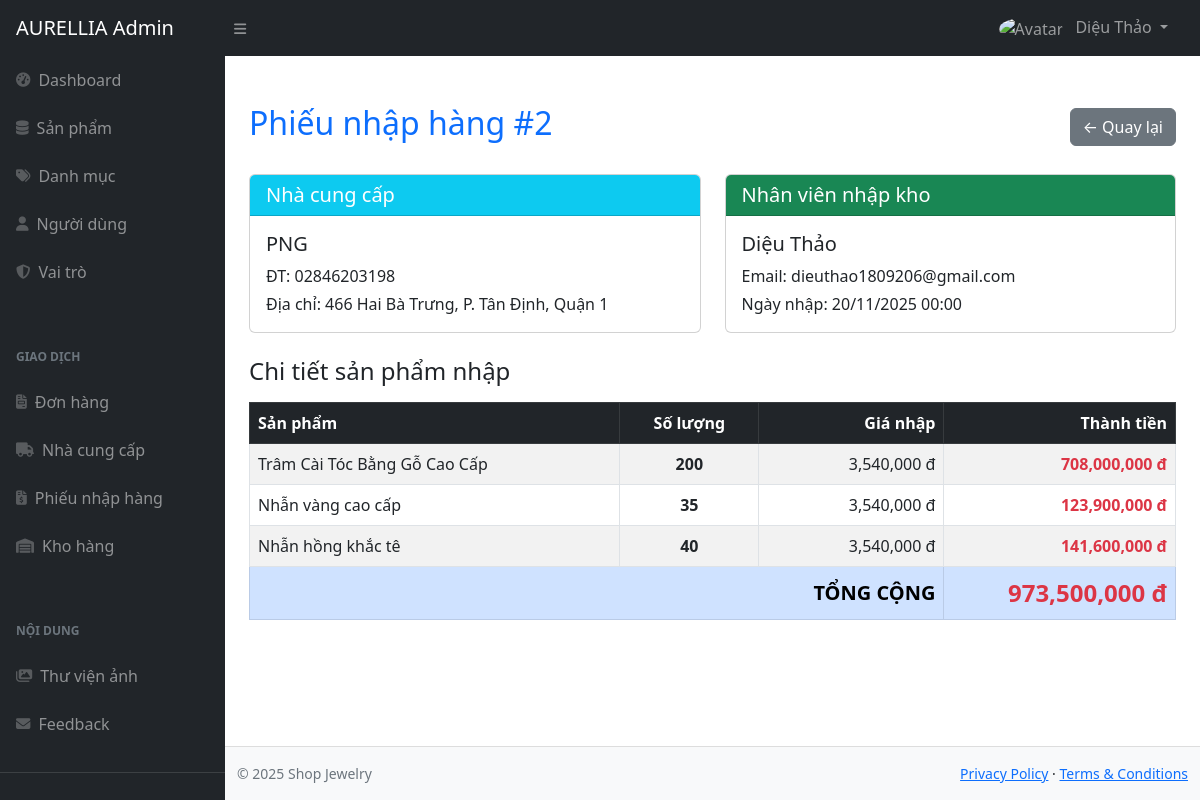
Page /admin/index.php?act=import-detail&id=2 (signed in) on the earlier database version.
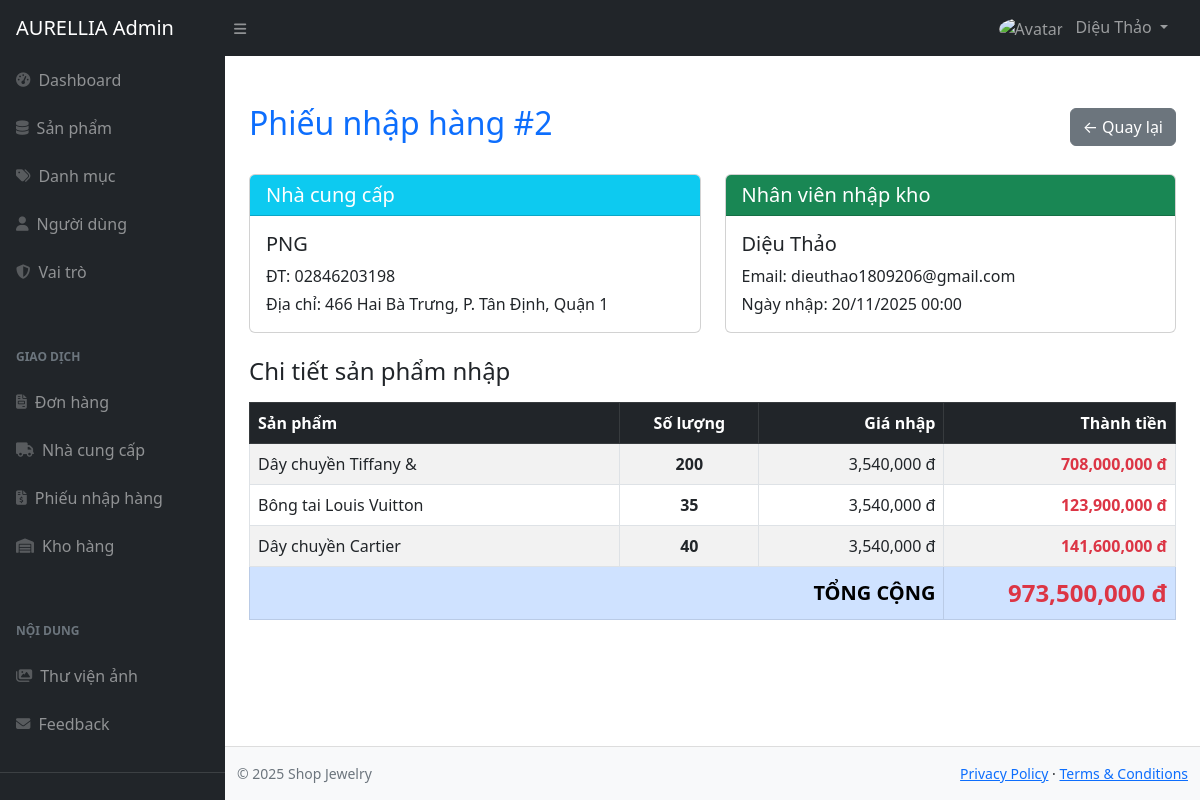
Same page on the later database version.
### tables this page shows
CREATE TABLE `importdetail` (
  `import_id` int(11) DEFAULT NULL,
  `product_id` int(11) DEFAULT NULL,
  `amount` int(11) DEFAULT NULL,
  `price` int(11) DEFAULT NULL,
  `total_price` int(11) DEFAULT NULL,
  `isDeleted` int(11) DEFAULT NULL
);

CREATE TABLE `product` (
  `id` int(11) NOT NULL,
  `title` varchar(255) NOT NULL,
  `price` int(11) NOT NULL,
  `category_id` int(11) DEFAULT NULL,
  `discount` int(11) DEFAULT NULL,
  `thumbnail` varchar(500) DEFAULT NULL,
  `image1` varchar(500) DEFAULT NULL,
  `image2` varchar(500) DEFAULT NULL,
  `description` varchar(500) DEFAULT NULL,
  `quantity` int(11) DEFAULT NULL,
  `created_at` date DEFAULT NULL,
  `updated_at` date DEFAULT NULL,
  `deleted` int(11) DEFAULT NULL,
  `isShow` int(11) DEFAULT 1,
  `isOutstanding` int(11) DEFAULT 1,
  `isNew` int(11) DEFAULT 1
);

### admin/controllers/ImportController.php (called while the page is built, shortened)
<?php
require "models/ImportModel.php";
class ImportController
{
    private $model;
    function __construct($db)
    {
        $this->model = new ImportModel($db);
    }
    function detail()
    {
        $id = (int)$_GET["id"];
        $import = $this->model->getById($id);
        $details = $this->model->getDetails($id);
        include "layouts/main.php";
    }
}

### admin/models/ImportModel.php (called while the page is built, shortened)
<?php
class ImportModel
{
    private $conn;
    function __construct($db)
    {
        $this->conn = $db;
    }
    function getById($id)
    {
        $sql = "
        SELECT import.*,
               supplier.name AS supplier_name,
               supplier.contact AS supplier_phone,
               supplier.address AS supplier_address,
               user.fullname AS user_name,
               user.email AS user_email,
               user.phone_number AS user_phone
        FROM import
        JOIN supplier ON supplier.id = import.supplier_id
        JOIN user ON user.id = import.user_id
        WHERE import.id = $id
    ";
        return $this->conn->query($sql)->fetch_assoc();
    }
    function getDetails($importId)
    {
        $sql = "
        SELECT importdetail.*, product.title AS product_name
        FROM importdetail
        JOIN product ON product.id = importdetail.product_id
        WHERE importdetail.import_id = $importId
        AND importdetail.isDeleted = 0
    ";
        return $this->conn->query($sql);
    }
}

### admin/views/import/detail_content.php (the view, shortened to what this page needs)
<div class="mt-4">
    <div class="d-flex justify-content-between align-items-center mb-4">
        <h2 class="text-primary">Phiếu nhập hàng #<?= $import['id'] ?></h2>
        <a href="index.php?act=import" class="btn btn-secondary">← Quay lại</a>
    </div>
    <div class="row g-4 mb-4">
        <div class="col-md-6">
            <div class="card h-100">
                <div class="card-header bg-info text-white">
                    <h5 class="mb-0">Nhà cung cấp</h5>
                </div>
                <div class="card-body">
                    <h5><?= htmlspecialchars($import['supplier_name']) ?></h5>
                    <p class="mb-1">ĐT: <?= htmlspecialchars($import['supplier_phone'] ?? 'Chưa có') ?></p>
                    <p class="mb-0">Địa chỉ: <?= htmlspecialchars($import['supplier_address'] ?? 'Chưa có') ?></p>
                </div>
            </div>
        </div>
        <div class="col-md-6">
            <div class="card h-100">
                <div class="card-header bg-success text-white">
                    <h5 class="mb-0">Nhân viên nhập kho</h5>
                </div>
                <div class="card-body">
                    <h5><?= htmlspecialchars($import['user_name']) ?></h5>
                    <p class="mb-1">Email: <?= htmlspecialchars($import['user_email'] ?? 'Chưa có') ?></p>
                    <p class="mb-0">Ngày nhập: <?= date('d/m/Y H:i', strtotime($import['created_at'])) ?></p>
                </div>
            </div>
        </div>
    </div>
    <h4 class="mb-3">Chi tiết sản phẩm nhập</h4>
    <div class="table-responsive">
        <table class="table table-bordered table-striped">
            <thead class="table-dark">
                <tr>
                    <th width="40%">Sản phẩm</th>
                    <th width="15%" class="text-center">Số lượng</th>
                    <th width="20%" class="text-end">Giá nhập</th>
                    <th width="25%" class="text-end">Thành tiền</th>
                </tr>
            </thead>
            <tbody>
                <?php
                $total = 0;
                while ($row = $details->fetch_assoc()):
                    $subtotal = $row['amount'] * $row['price'];
                    $total += $subtotal;
                ?>
                <tr>
                    <td><?= htmlspecialchars($row['product_name']) ?></td>
                    <td class="text-center fw-bold"><?= number_format($row['amount']) ?></td>
                    <td class="text-end"><?= number_format($row['price']) ?> đ</td>
                    <td class="text-end fw-bold text-danger"><?= number_format($subtotal) ?> đ</td>
                </tr>
                <?php endwhile; ?>
            </tbody>
            <tfoot class="table-primary">
                <tr>
                    <th colspan="3" class="text-end fs-5">TỔNG CỘNG</th>
                    <th class="text-end text-danger fs-4 fw-bold"><?= number_format($total) ?> đ</th>
                </tr>
            </tfoot>
        </table>
    </div>
</div>

Differences in the rows shown:
changed through a linked row, importdetail: product.title "Trâm Cài Tóc Bằng Gỗ Cao Cấp" → "Dây chuyền Tiffany &"
changed through a linked row, importdetail: product.title "Nhẫn vàng cao cấp" → "Bông tai Louis Vuitton"
changed through a linked row, importdetail: product.title "Nhẫn hồng khắc tê" → "Dây chuyền Cartier"
